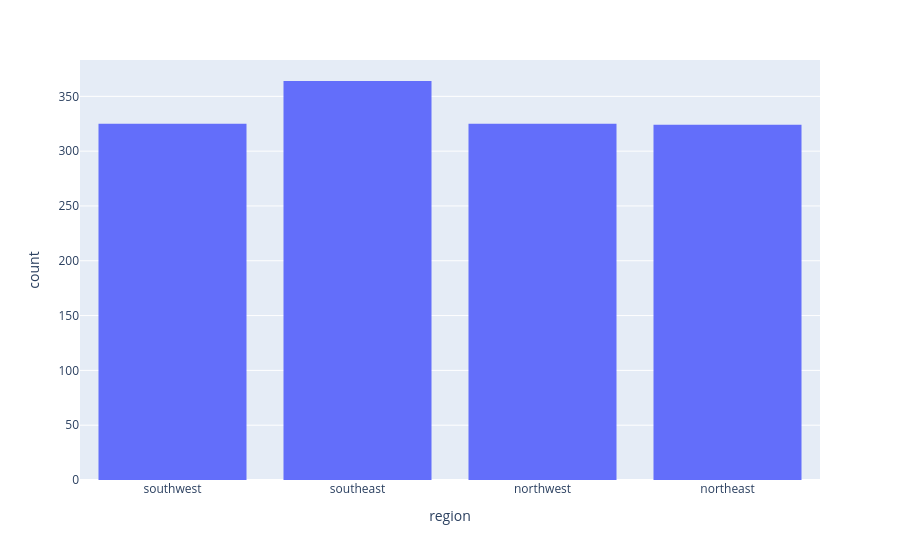

Notebook code for this chart:
### Code cell
px.histogram(df, x='region')

### Figure 1 — Plotly figure (JSON) as saved in the notebook; plotly's stock layout.template omitted (floating-point values rounded to 4 significant figures; data arrays with more than 128 entries replaced by an {"elided": "..."} marker saying what was removed)
{"data": [{"bingroup": "x", "hovertemplate": "region=%{x}<br>count=%{y}<extra></extra>", "legendgroup": "", "marker": {"color": "#636efa", "pattern": {"shape": ""}}, "name": "", "orientation": "v", "showlegend": false, "type": "histogram", "x": {"elided": "1338 str values"}, "xaxis": "x", "yaxis": "y"}], "layout": {"barmode": "relative", "legend": {"tracegroupgap": 0}, "margin": {"t": 60}, "xaxis": {"anchor": "y", "domain": [0, 1], "title": {"text": "region"}}, "yaxis": {"anchor": "x", "domain": [0, 1], "title": {"text": "count"}}}}
